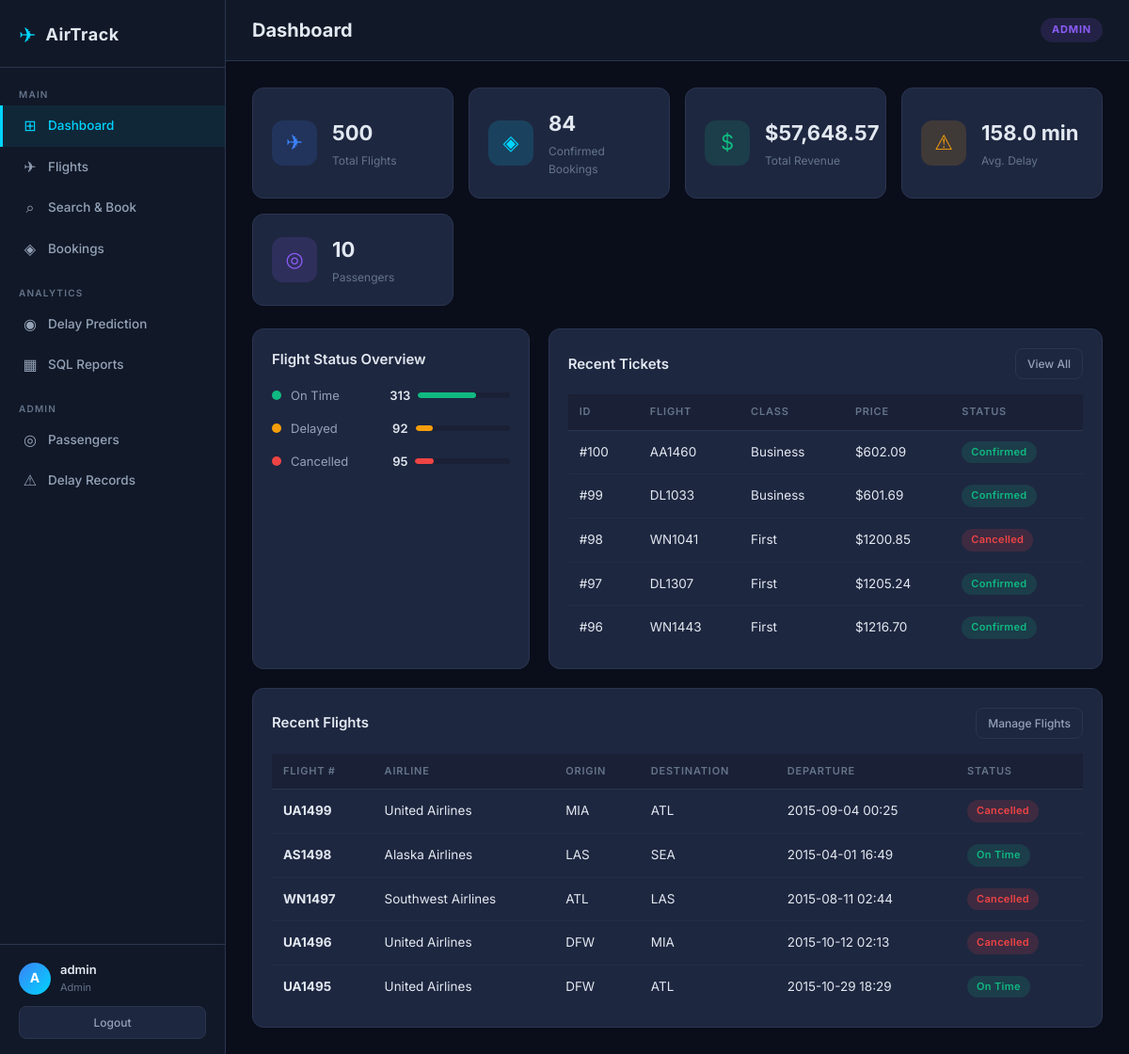
The page /dashboard (signed in) on the database its author committed.
### models.py (models this page shows, shortened)
class User(db.Model, UserMixin):
    __tablename__ = 'Users'
    user_id = db.Column(db.Integer, primary_key=True, autoincrement=True)
    username = db.Column(db.Text, unique=True, nullable=False)
    password = db.Column(db.Text, nullable=False)
    role = db.Column(db.Text, default='passenger')

class Ticket(db.Model):
    __tablename__ = 'Tickets'
    ticket_id = db.Column(db.Integer, primary_key=True, autoincrement=True)
    passenger_id = db.Column(db.Integer, db.ForeignKey('Passengers.passenger_id'))
    flight_id = db.Column(db.Integer, db.ForeignKey('Flights.flight_id'))
    seat_number = db.Column(db.Text)
    booking_date = db.Column(db.Text)
    ticket_class = db.Column(db.Text, default='Economy')
    price = db.Column(db.Float)
    status = db.Column(db.Text, default='Confirmed')

class Flight(db.Model):
    __tablename__ = 'Flights'
    flight_id = db.Column(db.Integer, primary_key=True, autoincrement=True)
    flight_number = db.Column(db.Text, nullable=False)
    airline_id = db.Column(db.Integer, db.ForeignKey('Airlines.airline_id'))
    origin_airport = db.Column(db.Integer, db.ForeignKey('Airports.airport_id'))
    dest_airport = db.Column(db.Integer, db.ForeignKey('Airports.airport_id'))
    scheduled_departure = db.Column(db.Text)
    scheduled_arrival = db.Column(db.Text)
    status = db.Column(db.Text, default='On Time')
    origin = db.relationship('Airport', foreign_keys=[origin_airport], backref='departing_flights')
    destination = db.relationship('Airport', foreign_keys=[dest_airport], backref='arriving_flights')
    delays = db.relationship('Delay', backref='flight', lazy=True)
    tickets = db.relationship('Ticket', backref='flight', lazy=True)

class Airline(db.Model):
    __tablename__ = 'Airlines'
    airline_id = db.Column(db.Integer, primary_key=True, autoincrement=True)
    airline_code = db.Column(db.Text, nullable=False)
    airline_name = db.Column(db.Text, nullable=False)
    flights = db.relationship('Flight', backref='airline', lazy=True)

class Airport(db.Model):
    __tablename__ = 'Airports'
    airport_id = db.Column(db.Integer, primary_key=True, autoincrement=True)
    airport_code = db.Column(db.Text, nullable=False)
    airport_name = db.Column(db.Text, nullable=False)
    city = db.Column(db.Text)
    state = db.Column(db.Text)

### app.py (the view)
@app.route('/dashboard')
@login_required
def dashboard():
    total_flights = Flight.query.count()
    total_tickets = Ticket.query.filter_by(status='Confirmed').count()
    total_revenue = db.session.query(db.func.sum(Ticket.price)).filter_by(status='Confirmed').scalar() or 0
    avg_delay = db.session.query(db.func.avg(Delay.delay_minutes)).scalar() or 0
    total_passengers = Passenger.query.count()
    recent_flights = Flight.query.order_by(Flight.flight_id.desc()).limit(5).all()
    recent_tickets = Ticket.query.order_by(Ticket.ticket_id.desc()).limit(5).all()
    delayed_count = Flight.query.filter_by(status='Delayed').count()
    cancelled_count = Flight.query.filter_by(status='Cancelled').count()
    ontime_count = Flight.query.filter_by(status='On Time').count()
    return render_template('dashboard.html',
        total_flights=total_flights,
        total_tickets=total_tickets,
        total_revenue=round(total_revenue, 2),
        avg_delay=round(avg_delay, 1),
        total_passengers=total_passengers,
        recent_flights=recent_flights,
        recent_tickets=recent_tickets,
        delayed_count=delayed_count,
        cancelled_count=cancelled_count,
        ontime_count=ontime_count,
    )

### app.py (called while the page is built)
@login_manager.user_loader
def load_user(user_id):
    return User.query.get(int(user_id))

### templates/dashboard.html (shortened to what this page needs)
{% extends 'base.html' %}
{% block page_title %}Dashboard{% endblock %}
{% block content %}
<div class="stats-grid">
    <div class="stat-card">
        <div class="stat-icon stat-blue">✈</div>
        <div class="stat-body">
            <div class="stat-value">{{ total_flights }}</div>
            <div class="stat-label">Total Flights</div>
        </div>
    </div>
    <div class="stat-card">
        <div class="stat-icon stat-cyan">◈</div>
        <div class="stat-body">
            <div class="stat-value">{{ total_tickets }}</div>
            <div class="stat-label">Confirmed Bookings</div>
        </div>
    </div>
    <div class="stat-card">
        <div class="stat-icon stat-green">$</div>
        <div class="stat-body">
            <div class="stat-value">${{ "{:,.2f}".format(total_revenue) }}</div>
            <div class="stat-label">Total Revenue</div>
        </div>
    </div>
    <div class="stat-card">
        <div class="stat-icon stat-orange">⚠</div>
        <div class="stat-body">
            <div class="stat-value">{{ avg_delay }} min</div>
            <div class="stat-label">Avg. Delay</div>
        </div>
    </div>
    <div class="stat-card">
        <div class="stat-icon stat-purple">◎</div>
        <div class="stat-body">
            <div class="stat-value">{{ total_passengers }}</div>
            <div class="stat-label">Passengers</div>
        </div>
    </div>
</div>
<div class="dash-row">
    <div class="dash-panel">
        <div class="panel-header">
            <h3>Flight Status Overview</h3>
        </div>
        <div class="status-bars">
            <div class="status-bar-item">
                <span class="status-dot status-ontime"></span>
                <span class="status-name">On Time</span>
                <span class="status-count">{{ ontime_count }}</span>
                <div class="bar-track">
                    <div class="bar-fill bar-ontime" style="width: {{ (ontime_count / [total_flights,1]|max * 100)|round(0) }}%"></div>
                </div>
            </div>
            <div class="status-bar-item">
                <span class="status-dot status-delayed"></span>
                <span class="status-name">Delayed</span>
                <span class="status-count">{{ delayed_count }}</span>
                <div class="bar-track">
                    <div class="bar-fill bar-delayed" style="width: {{ (delayed_count / [total_flights,1]|max * 100)|round(0) }}%"></div>
                </div>
            </div>
            <div class="status-bar-item">
                <span class="status-dot status-cancelled"></span>
                <span class="status-name">Cancelled</span>
                <span class="status-count">{{ cancelled_count }}</span>
                <div class="bar-track">
                    <div class="bar-fill bar-cancelled" style="width: {{ (cancelled_count / [total_flights,1]|max * 100)|round(0) }}%"></div>
                </div>
            </div>
        </div>
    </div>
    <div class="dash-panel">
        <div class="panel-header">
            <h3>Recent Tickets</h3>
            <a href="{{ url_for('my_bookings') }}" class="btn btn-sm btn-outline">View All</a>
        </div>
        <table class="table">
            <thead>
                <tr>
                    <th>ID</th>
                    <th>Flight</th>
                    <th>Class</th>
                    <th>Price</th>
                    <th>Status</th>
                </tr>
            </thead>
            <tbody>
                {% for t in recent_tickets %}
                <tr>
                    <td>#{{ t.ticket_id }}</td>
                    <td>{{ t.flight.flight_number if t.flight else 'N/A' }}</td>
                    <td>{{ t.ticket_class }}</td>
                    <td>${{ "%.2f"|format(t.price) }}</td>
                    <td><span class="badge badge-{{ 'success' if t.status == 'Confirmed' else 'danger' }}">{{ t.status }}</span></td>
                </tr>
                {% else %}
                <tr><td colspan="5" class="text-muted">No tickets found</td></tr>
                {% endfor %}
            </tbody>
        </table>
    </div>
</div>
<div class="dash-panel full-width">
    <div class="panel-header">
        <h3>Recent Flights</h3>
        <a href="{{ url_for('flights') }}" class="btn btn-sm btn-outline">Manage Flights</a>
    </div>
    <table class="table">
        <thead>
            <tr>
                <th>Flight #</th>
                <th>Airline</th>
                <th>Origin</th>
                <th>Destination</th>
                <th>Departure</th>
                <th>Status</th>
            </tr>
        </thead>
        <tbody>
            {% for f in recent_flights %}
            <tr>
                <td><strong>{{ f.flight_number }}</strong></td>
                <td>{{ f.airline.airline_name if f.airline else 'N/A' }}</td>
                <td>{{ f.origin.airport_code if f.origin else 'N/A' }}</td>
                <td>{{ f.destination.airport_code if f.destination else 'N/A' }}</td>
                <td>{{ f.scheduled_departure }}</td>
                <td>
                    <span class="badge badge-{{ 'success' if f.status == 'On Time' else ('warning' if f.status == 'Delayed' else 'danger') }}">
                        {{ f.status }}
                    </span>
                </td>
            </tr>
            {% else %}
            <tr><td colspan="6" class="text-muted">No flights found</td></tr>
            {% endfor %}
        </tbody>
    </table>
</div>
{% endblock %}

### templates/base.html (shortened to what this page needs)
<!DOCTYPE html>
<html lang="en">
<head>
    <link rel="stylesheet" href="{{ url_for('static', filename='style.css') }}">
</head>
<body>
{% if current_user.is_authenticated %}
<div class="layout">
    <aside class="sidebar">
        <div class="sidebar-brand">
            <span class="brand-icon">✈</span>
            <span class="brand-text">AirTrack</span>
        </div>
        <nav class="sidebar-nav">
            <div class="nav-section">
                <span class="nav-label">Main</span>
                <a href="{{ url_for('dashboard') }}" class="nav-item {% if request.endpoint == 'dashboard' %}active{% endif %}">
                    <span class="nav-icon">⊞</span> Dashboard
                </a>
                <a href="{{ url_for('flights') }}" class="nav-item {% if request.endpoint in ['flights','edit_flight'] %}active{% endif %}">
                    <span class="nav-icon">✈</span> Flights
                </a>
                <a href="{{ url_for('search_flights') }}" class="nav-item {% if request.endpoint == 'search_flights' %}active{% endif %}">
                    <span class="nav-icon">⌕</span> Search & Book
                </a>
                <a href="{{ url_for('my_bookings') }}" class="nav-item {% if request.endpoint == 'my_bookings' %}active{% endif %}">
                    <span class="nav-icon">◈</span> Bookings
                </a>
            </div>
            <div class="nav-section">
                <span class="nav-label">Analytics</span>
                <a href="{{ url_for('predict_delay') }}" class="nav-item {% if request.endpoint == 'predict_delay' %}active{% endif %}">
                    <span class="nav-icon">◉</span> Delay Prediction
                </a>
                <a href="{{ url_for('reports') }}" class="nav-item {% if request.endpoint == 'reports' %}active{% endif %}">
                    <span class="nav-icon">▦</span> SQL Reports
                </a>
            </div>
            {% if current_user.role == 'admin' %}
            <div class="nav-section">
                <span class="nav-label">Admin</span>
                <a href="{{ url_for('passengers') }}" class="nav-item {% if request.endpoint == 'passengers' %}active{% endif %}">
                    <span class="nav-icon">◎</span> Passengers
                </a>
                <a href="{{ url_for('delays') }}" class="nav-item {% if request.endpoint == 'delays' %}active{% endif %}">
                    <span class="nav-icon">⚠</span> Delay Records
                </a>
            </div>
            {% endif %}
        </nav>
        <div class="sidebar-user">
            <div class="user-info">
                <div class="user-avatar">{{ current_user.username[0].upper() }}</div>
                <div>
                    <div class="user-name">{{ current_user.username }}</div>
                    <div class="user-role">{{ current_user.role.title() }}</div>
                </div>
            </div>
            <a href="{{ url_for('logout') }}" class="logout-btn">Logout</a>
        </div>
    </aside>
    <main class="main-content">
        <div class="top-bar">
            <div class="page-title">{% block page_title %}{% endblock %}</div>
            <div class="top-bar-right">
                <span class="role-badge role-{{ current_user.role }}">{{ current_user.role.title() }}</span>
            </div>
        </div>
        <div class="content">
            {% block content %}{% endblock %}
        </div>
    </main>
</div>
{% else %}
{% block auth_content %}{% endblock %}
{% endif %}
</body>
</html>

### rows shown on the page
User: username "A", username "admin", role "Admin", role "ADMIN"
Ticket: ticket_id "100", flight "AA1460", ticket_class "Business", price "602.09", status "Confirmed"
Ticket: ticket_id "99", flight "DL1033", ticket_class "Business", price "601.69", status "Confirmed"
Ticket: ticket_id "98", flight "WN1041", ticket_class "First", price "1200.85", status "Cancelled"
Ticket: ticket_id "97", flight "DL1307", ticket_class "First", price "1205.24", status "Confirmed"
Ticket: ticket_id "96", flight "WN1443", ticket_class "First", price "1216.70", status "Confirmed"
Flight: flight_number "UA1499", airline "United Airlines", origin "MIA", destination "ATL", scheduled_departure "2015-09-04 00:25", status "Cancelled"
Flight: flight_number "AS1498", airline "Alaska Airlines", origin "LAS", destination "SEA", scheduled_departure "2015-04-01 16:49", status "On Time"
Flight: flight_number "WN1497", airline "Southwest Airlines", origin "ATL", destination "LAS", scheduled_departure "2015-08-11 02:44", status "Cancelled"
Flight: flight_number "UA1496", airline "United Airlines", origin "DFW", destination "MIA", scheduled_departure "2015-10-12 02:13", status "Cancelled"
Flight: flight_number "UA1495", airline "United Airlines", origin "DFW", destination "ATL", scheduled_departure "2015-10-29 18:29", status "On Time"

### other values the page prints
{{ total_flights }} "500"
{{ total_tickets }} "84"
{{ "{:,.2f}".format(total_revenue) }} "57,648.57"
{{ avg_delay }} "158.0"
{{ total_passengers }} "10"
{{ ontime_count }} "313"
{{ delayed_count }} "92"
{{ cancelled_count }} "95"
